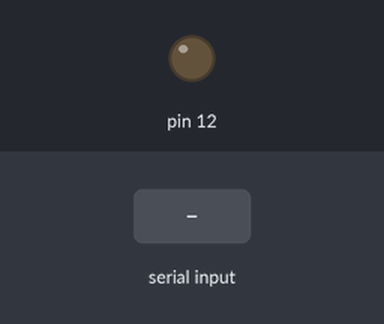
A sketch run on a simulated Arduino Uno, built with avr-gcc and run on an emulated ATmega328P. Parts: output pins drawn as LEDs (lit = HIGH). Inputs (shaded band) come from the test bench. What the sketch prints to the serial monitor is not drawn.

Above: at 1.2 s.
1.3 s: "1" received over Serial
At 1.6 s:
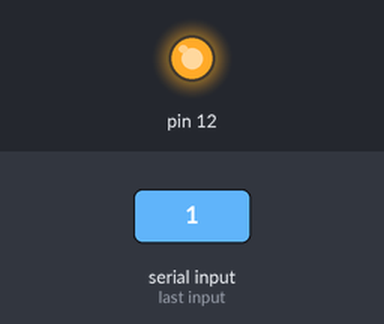
2.8 s: "0" received over Serial
At 4.0 s:
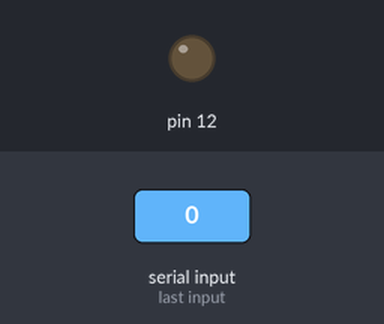
Timing chart, 0 to 5.8 s (numbered marks = the images above; inputs shaded):
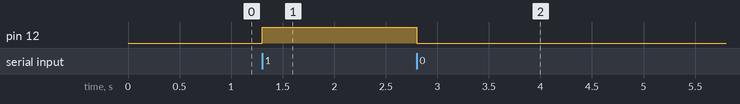

The sketch:

SerialEvent.ino
```cpp
int input;
boolean state=false;

void setup() {
  Serial.begin(9600);
  pinMode(12,OUTPUT);
  Serial.print(state);
}

void loop() {
  // print the string when a newline arrives:
  if (Serial.available()>0) {
      input=Serial.read();

     switch(input)
     {
       case '1': digitalWrite(12,HIGH);

                     state=true;
                     Serial.print(state);
                     break;
       case '0': digitalWrite(12,LOW);
                   state=false;
                   Serial.println(state);
                   break;
     }
  }
}
```

Measured:
- after the input at 1.3 s, pin 12: LOW → HIGH at once
- after the input at 2.8 s, pin 12: HIGH → LOW at once
